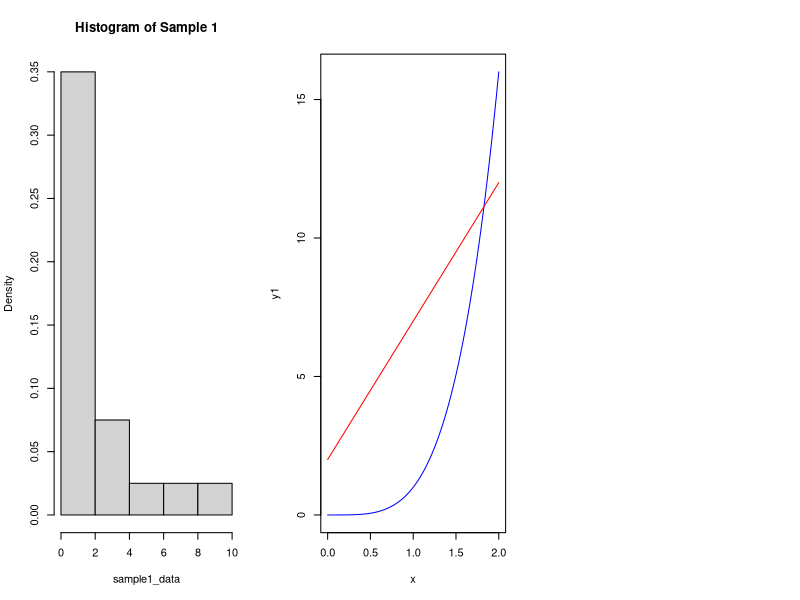

The R script that drew this image:
# 0.6 a
par(mfrow=c(1,3))

sample1_data=as.matrix(read.table("sample1.txt"))
dimnames(sample1_data) <- list(
  list("a","b","c", "d"), 
  list("I", "II", "III", "IV", "V")
)
sample1_data
histInfo <- hist(
  sample1_data, 
  probability = T, 
  breaks = 5,
  main = "Histogram of Sample 1"
)
histInfo

# 0.6 b
x  = seq(0, 2, 0.001)
y1 = x^4 
y1

y2 = 5*x + 2
y2

plot(x, y1, col="blue", type="l")
lines(x, y2, col="red")






